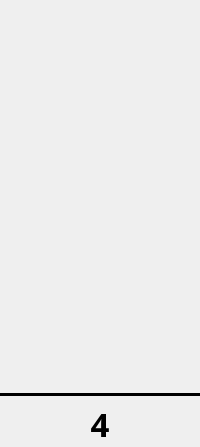
     <widget class="QWidget" name="col4" native="true">
      <layout class="QVBoxLayout" name="verticalLayout_4">
       <property name="spacing">
        <number>5</number>
       </property>
       <property name="leftMargin">
        <number>0</number>
       </property>
       <property name="topMargin">
        <number>0</number>
       </property>
       <property name="rightMargin">
        <number>0</number>
       </property>
       <property name="bottomMargin">
        <number>0</number>
       </property>
       <item>
        <widget class="QPushButton" name="col4button">
         <property name="sizePolicy">
          <sizepolicy hsizetype="Fixed" vsizetype="Fixed">
           <horstretch>0</horstretch>
           <verstretch>0</verstretch>
          </sizepolicy>
         </property>
         <property name="minimumSize">
          <size>
           <width>44</width>
           <height>44</height>
          </size>
         </property>
         <property name="maximumSize">
          <size>
           <width>44</width>
           <height>44</height>
          </size>
         </property>
         <property name="styleSheet">
          <string notr="true">QPushButton {
    border: none; 
    outline: none;
    image: url(&quot;:/images/arrow&quot;);
}

QPushButton:disabled {
    image: url(&quot;:/images/arrow-disabled&quot;);
}

QPushButton:hover {
    image: url(&quot;:/images/arrow-hover&quot;);
}
</string>
         </property>
         <property name="iconSize">
          <size>
           <width>44</width>
           <height>44</height>
          </size>
         </property>
         <property name="flat">
          <bool>true</bool>
         </property>
        </widget>
       </item>
       <item>
        <spacer name="spacer4up">
         <property name="orientation">
          <enum>Qt::Vertical</enum>
         </property>
         <property name="sizeType">
          <enum>QSizePolicy::Fixed</enum>
         </property>
         <property name="sizeHint" stdset="0">
          <size>
           <width>20</width>
           <height>40</height>
          </size>
         </property>
        </spacer>
       </item>
       <item>
        <widget class="Ball" name="row64">
         <property name="sizePolicy">
          <sizepolicy hsizetype="Fixed" vsizetype="Fixed">
           <horstretch>0</horstretch>
           <verstretch>0</verstretch>
          </sizepolicy>
         </property>
         <property name="minimumSize">
          <size>
           <width>44</width>
           <height>44</height>
          </size>
         </property>
         <property name="maximumSize">
          <size>
           <width>44</width>
           <height>44</height>
          </size>
         </property>
         <property name="text">
          <string/>
         </property>
         <property name="scaledContents">
          <bool>true</bool>
         </property>
         <property name="alignment">
          <set>Qt::AlignCenter</set>
         </property>
        </widget>
       </item>
       <item>
        <widget class="Ball" name="row54">
         <property name="sizePolicy">
          <sizepolicy hsizetype="Fixed" vsizetype="Fixed">
           <horstretch>0</horstretch>
           <verstretch>0</verstretch>
          </sizepolicy>
         </property>
         <property name="minimumSize">
          <size>
           <width>44</width>
           <height>44</height>
          </size>
         </property>
         <property name="maximumSize">
          <size>
           <width>44</width>
           <height>44</height>
          </size>
         </property>
         <property name="text">
          <string/>
         </property>
         <property name="scaledContents">
          <bool>true</bool>
         </property>
         <property name="alignment">
          <set>Qt::AlignCenter</set>
         </property>
        </widget>
       </item>
       <item>
        <widget class="Ball" name="row44">
         <property name="sizePolicy">
          <sizepolicy hsizetype="Fixed" vsizetype="Fixed">
           <horstretch>0</horstretch>
           <verstretch>0</verstretch>
          </sizepolicy>
         </property>
         <property name="minimumSize">
          <size>
           <width>44</width>
           <height>44</height>
          </size>
         </property>
         <property name="maximumSize">
          <size>
           <width>44</width>
           <height>44</height>
          </size>
         </property>
         <property name="text">
          <string/>
         </property>
         <property name="scaledContents">
          <bool>true</bool>
         </property>
         <property name="alignment">
          <set>Qt::AlignCenter</set>
         </property>
        </widget>
       </item>
       <item>
        <widget class="Ball" name="row34">
         <property name="sizePolicy">
          <sizepolicy hsizetype="Fixed" vsizetype="Fixed">
           <horstretch>0</horstretch>
           <verstretch>0</verstretch>
          </sizepolicy>
         </property>
         <property name="minimumSize">
          <size>
           <width>44</width>
           <height>44</height>
          </size>
         </property>
         <property name="maximumSize">
          <size>
           <width>44</width>
           <height>44</height>
          </size>
         </property>
         <property name="text">
          <string/>
         </property>
         <property name="scaledContents">
          <bool>true</bool>
         </property>
         <property name="alignment">
          <set>Qt::AlignCenter</set>
         </property>
        </widget>
       </item>
       <item>
        <widget class="Ball" name="row24">
         <property name="sizePolicy">
          <sizepolicy hsizetype="Fixed" vsizetype="Fixed">
           <horstretch>0</horstretch>
           <verstretch>0</verstretch>
          </sizepolicy>
         </property>
         <property name="minimumSize">
          <size>
           <width>44</width>
           <height>44</height>
          </size>
         </property>
         <property name="maximumSize">
          <size>
           <width>44</width>
           <height>44</height>
          </size>
         </property>
         <property name="text">
          <string/>
         </property>
         <property name="scaledContents">
          <bool>true</bool>
         </property>
         <property name="alignment">
          <set>Qt::AlignCenter</set>
         </property>
        </widget>
       </item>
       <item>
        <widget class="Ball" name="row14">
         <property name="sizePolicy">
          <sizepolicy hsizetype="Fixed" vsizetype="Fixed">
           <horstretch>0</horstretch>
           <verstretch>0</verstretch>
          </sizepolicy>
         </property>
         <property name="minimumSize">
          <size>
           <width>44</width>
           <height>44</height>
          </size>
         </property>
         <property name="maximumSize">
          <size>
           <width>44</width>
           <height>44</height>
          </size>
         </property>
         <property name="text">
          <string/>
         </property>
         <property name="scaledContents">
          <bool>true</bool>
         </property>
         <property name="alignment">
          <set>Qt::AlignCenter</set>
         </property>
        </widget>
       </item>
       <item>
        <spacer name="spacer4down">
         <property name="orientation">
          <enum>Qt::Vertical</enum>
         </property>
         <property name="sizeType">
          <enum>QSizePolicy::Fixed</enum>
         </property>
         <property name="sizeHint" stdset="0">
          <size>
           <width>20</width>
           <height>10</height>
          </size>
         </property>
        </spacer>
       </item>
       <item>
        <widget class="QFrame" name="col4line">
         <property name="minimumSize">
          <size>
           <width>0</width>
           <height>3</height>
          </size>
         </property>
         <property name="maximumSize">
          <size>
           <width>16777215</width>
           <height>3</height>
          </size>
         </property>
         <property name="styleSheet">
          <string notr="true">border: 2px solid black;</string>
         </property>
         <property name="frameShape">
          <enum>QFrame::HLine</enum>
         </property>
        </widget>
       </item>
       <item>
        <widget class="QLabel" name="col4name">
         <property name="font">
          <font>
           <family>Arial Black</family>
           <pointsize>25</pointsize>
           <weight>75</weight>
           <bold>true</bold>
          </font>
         </property>
         <property name="text">
          <string>4</string>
         </property>
         <property name="alignment">
          <set>Qt::AlignCenter</set>
         </property>
        </widget>
       </item>
      </layout>
     </widget>
